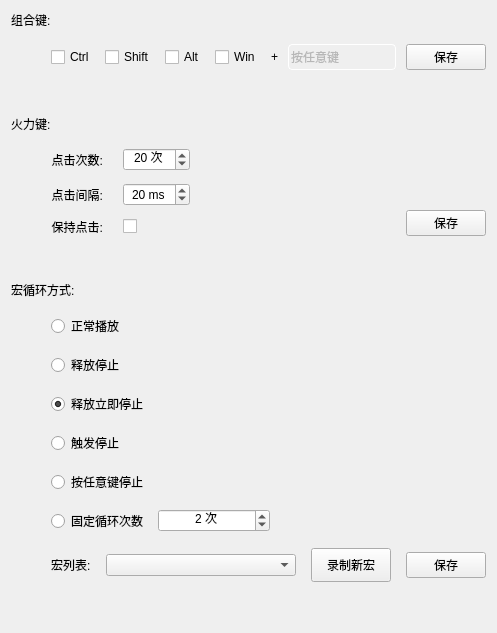
                    <widget class="QWidget" name="page03">
                     <layout class="QVBoxLayout" name="verticalLayout_31">
                      <property name="spacing">
                       <number>15</number>
                      </property>
                      <item>
                       <layout class="QVBoxLayout" name="verticalLayout_29">
                        <item>
                         <widget class="QLabel" name="label_50">
                          <property name="text">
                           <string>组合键:</string>
                          </property>
                         </widget>
                        </item>
                        <item>
                         <layout class="QHBoxLayout" name="horizontalLayout_40">
                          <property name="spacing">
                           <number>10</number>
                          </property>
                          <property name="leftMargin">
                           <number>40</number>
                          </property>
                          <item>
                           <widget class="QCheckBox" name="checkBox_Ctrl">
                            <property name="text">
                             <string>Ctrl</string>
                            </property>
                            <attribute name="buttonGroup">
                             <string notr="true">buttonGroupShortcut</string>
                            </attribute>
                           </widget>
                          </item>
                          <item>
                           <widget class="QCheckBox" name="checkBox_Shift">
                            <property name="text">
                             <string>Shift</string>
                            </property>
                            <attribute name="buttonGroup">
                             <string notr="true">buttonGroupShortcut</string>
                            </attribute>
                           </widget>
                          </item>
                          <item>
                           <widget class="QCheckBox" name="checkBox_Alt">
                            <property name="text">
                             <string>Alt</string>
                            </property>
                            <attribute name="buttonGroup">
                             <string notr="true">buttonGroupShortcut</string>
                            </attribute>
                           </widget>
                          </item>
                          <item>
                           <widget class="QCheckBox" name="checkBox_Win">
                            <property name="text">
                             <string>Win</string>
                            </property>
                            <attribute name="buttonGroup">
                             <string notr="true">buttonGroupShortcut</string>
                            </attribute>
                           </widget>
                          </item>
                          <item>
                           <widget class="QLabel" name="label_51">
                            <property name="text">
                             <string>+</string>
                            </property>
                           </widget>
                          </item>
                          <item>
                           <widget class="QLineEdit" name="lineEditShortcut">
                            <property name="styleSheet">
                             <string notr="true">QLineEdit{color:gray; background-color:transparent; border-radius:4px; border: 1px solid white; min-height:24px;}</string>
                            </property>
                            <property name="text">
                             <string/>
                            </property>
                            <property name="maxLength">
                             <number>20</number>
                            </property>
                            <property name="placeholderText">
                             <string>按任意键</string>
                            </property>
                           </widget>
                          </item>
                          <item>
                           <widget class="QPushButton" name="pushButtonSetCombine">
                            <property name="cursor">
                             <cursorShape>PointingHandCursor</cursorShape>
                            </property>
                            <property name="text">
                             <string>保存</string>
                            </property>
                           </widget>
                          </item>
                         </layout>
                        </item>
                       </layout>
                      </item>
                      <item>
                       <spacer name="verticalSpacer_14">
                        <property name="orientation">
                         <enum>Qt::Orientation::Vertical</enum>
                        </property>
                        <property name="sizeType">
                         <enum>QSizePolicy::Policy::Fixed</enum>
                        </property>
                        <property name="sizeHint" stdset="0">
                         <size>
                          <width>20</width>
                          <height>30</height>
                         </size>
                        </property>
                       </spacer>
                      </item>
                      <item>
                       <layout class="QVBoxLayout" name="verticalLayout_28">
                        <item>
                         <widget class="QLabel" name="label_52">
                          <property name="text">
                           <string>火力键:</string>
                          </property>
                         </widget>
                        </item>
                        <item>
                         <layout class="QHBoxLayout" name="horizontalLayout_44" stretch="0,1">
                          <property name="spacing">
                           <number>15</number>
                          </property>
                          <property name="leftMargin">
                           <number>40</number>
                          </property>
                          <property name="topMargin">
                           <number>0</number>
                          </property>
                          <property name="rightMargin">
                           <number>0</number>
                          </property>
                          <item>
                           <layout class="QGridLayout" name="gridLayout_10" rowstretch="0,0,0">
                            <property name="topMargin">
                             <number>0</number>
                            </property>
                            <property name="horizontalSpacing">
                             <number>20</number>
                            </property>
                            <property name="verticalSpacing">
                             <number>12</number>
                            </property>
                            <item row="2" column="0">
                             <widget class="QLabel" name="label_54">
                              <property name="text">
                               <string>保持点击:</string>
                              </property>
                              <property name="alignment">
                               <set>Qt::AlignmentFlag::AlignRight|Qt::AlignmentFlag::AlignTrailing|Qt::AlignmentFlag::AlignVCenter</set>
                              </property>
                             </widget>
                            </item>
                            <item row="2" column="1">
                             <widget class="ToggleButton" name="checkBoxKeepClick">
                              <property name="text">
                               <string/>
                              </property>
                             </widget>
                            </item>
                            <item row="1" column="0">
                             <widget class="QLabel" name="label_53">
                              <property name="text">
                               <string>点击间隔:</string>
                              </property>
                              <property name="alignment">
                               <set>Qt::AlignmentFlag::AlignRight|Qt::AlignmentFlag::AlignTrailing|Qt::AlignmentFlag::AlignVCenter</set>
                              </property>
                             </widget>
                            </item>
                            <item row="1" column="1">
                             <widget class="QSpinBox" name="spinBoxFireInterval">
                              <property name="maximumSize">
                               <size>
                                <width>112</width>
                                <height>16777215</height>
                               </size>
                              </property>
                              <property name="alignment">
                               <set>Qt::AlignmentFlag::AlignCenter</set>
                              </property>
                              <property name="suffix">
                               <string> ms</string>
                              </property>
                              <property name="minimum">
                               <number>1</number>
                              </property>
                              <property name="maximum">
                               <number>255</number>
                              </property>
                              <property name="singleStep">
                               <number>1</number>
                              </property>
                              <property name="value">
                               <number>20</number>
                              </property>
                             </widget>
                            </item>
                            <item row="0" column="1">
                             <widget class="QSpinBox" name="spinBoxFireCount">
                              <property name="maximumSize">
                               <size>
                                <width>112</width>
                                <height>16777215</height>
                               </size>
                              </property>
                              <property name="alignment">
                               <set>Qt::AlignmentFlag::AlignCenter</set>
                              </property>
                              <property name="suffix">
                               <string> 次</string>
                              </property>
                              <property name="minimum">
                               <number>1</number>
                              </property>
                              <property name="maximum">
                               <number>255</number>
                              </property>
                              <property name="singleStep">
                               <number>1</number>
                              </property>
                              <property name="value">
                               <number>20</number>
                              </property>
                             </widget>
                            </item>
                            <item row="0" column="0">
                             <widget class="QLabel" name="label_60">
                              <property name="text">
                               <string>点击次数:</string>
                              </property>
                              <property name="alignment">
                               <set>Qt::AlignmentFlag::AlignRight|Qt::AlignmentFlag::AlignTrailing|Qt::AlignmentFlag::AlignVCenter</set>
                              </property>
                             </widget>
                            </item>
                           </layout>
                          </item>
                          <item alignment="Qt::AlignmentFlag::AlignRight|Qt::AlignmentFlag::AlignBottom">
                           <widget class="QPushButton" name="pushButtonSetFireKey">
                            <property name="maximumSize">
                             <size>
                              <width>16777215</width>
                              <height>34</height>
                             </size>
                            </property>
                            <property name="cursor">
                             <cursorShape>PointingHandCursor</cursorShape>
                            </property>
                            <property name="text">
                             <string>保存</string>
                            </property>
                           </widget>
                          </item>
                         </layout>
                        </item>
                       </layout>
                      </item>
                      <item>
                       <spacer name="verticalSpacer_15">
                        <property name="orientation">
                         <enum>Qt::Orientation::Vertical</enum>
                        </property>
                        <property name="sizeType">
                         <enum>QSizePolicy::Policy::Fixed</enum>
                        </property>
                        <property name="sizeHint" stdset="0">
                         <size>
                          <width>20</width>
                          <height>30</height>
                         </size>
                        </property>
                       </spacer>
                      </item>
                      <item>
                       <layout class="QVBoxLayout" name="verticalLayout_30">
                        <item>
                         <widget class="QLabel" name="label_55">
                          <property name="text">
                           <string>宏循环方式:</string>
                          </property>
                         </widget>
                        </item>
                        <item>
                         <layout class="QVBoxLayout" name="verticalLayout_27">
                          <property name="leftMargin">
                           <number>40</number>
                          </property>
                          <item alignment="Qt::AlignmentFlag::AlignLeft">
                           <widget class="QRadioButton" name="radioButtonMLoop1">
                            <property name="cursor">
                             <cursorShape>PointingHandCursor</cursorShape>
                            </property>
                            <property name="text">
                             <string>正常播放</string>
                            </property>
                           </widget>
                          </item>
                          <item alignment="Qt::AlignmentFlag::AlignLeft">
                           <widget class="QRadioButton" name="radioButtonMLoop2">
                            <property name="cursor">
                             <cursorShape>PointingHandCursor</cursorShape>
                            </property>
                            <property name="text">
                             <string>释放停止</string>
                            </property>
                           </widget>
                          </item>
                          <item alignment="Qt::AlignmentFlag::AlignLeft">
                           <widget class="QRadioButton" name="radioButtonMLoop3">
                            <property name="cursor">
                             <cursorShape>PointingHandCursor</cursorShape>
                            </property>
                            <property name="text">
                             <string>释放立即停止</string>
                            </property>
                            <property name="checked">
                             <bool>true</bool>
                            </property>
                           </widget>
                          </item>
                          <item alignment="Qt::AlignmentFlag::AlignLeft">
                           <widget class="QRadioButton" name="radioButtonMLoop4">
                            <property name="cursor">
                             <cursorShape>PointingHandCursor</cursorShape>
                            </property>
                            <property name="text">
                             <string>触发停止</string>
                            </property>
                           </widget>
                          </item>
                          <item alignment="Qt::AlignmentFlag::AlignLeft">
                           <widget class="QRadioButton" name="radioButtonMLoop5">
                            <property name="cursor">
                             <cursorShape>PointingHandCursor</cursorShape>
                            </property>
                            <property name="text">
                             <string>按任意键停止</string>
                            </property>
                           </widget>
                          </item>
                          <item>
                           <layout class="QHBoxLayout" name="horizontalLayout_42" stretch="0,1,0">
                            <property name="spacing">
                             <number>10</number>
                            </property>
                            <property name="leftMargin">
                             <number>0</number>
                            </property>
                            <item>
                             <widget class="QRadioButton" name="radioButtonMLoop0">
                              <property name="cursor">
                               <cursorShape>PointingHandCursor</cursorShape>
                              </property>
                              <property name="text">
                               <string>固定循环次数</string>
                              </property>
                             </widget>
                            </item>
                            <item>
                             <widget class="QSpinBox" name="spinBoxMacroLoop">
                              <property name="maximumSize">
                               <size>
                                <width>112</width>
                                <height>16777215</height>
                               </size>
                              </property>
                              <property name="alignment">
                               <set>Qt::AlignmentFlag::AlignCenter</set>
                              </property>
                              <property name="suffix">
                               <string> 次</string>
                              </property>
                              <property name="minimum">
                               <number>1</number>
                              </property>
                              <property name="maximum">
                               <number>255</number>
                              </property>
                              <property name="singleStep">
                               <number>1</number>
                              </property>
                              <property name="value">
                               <number>2</number>
                              </property>
                             </widget>
                            </item>
                            <item>
                             <spacer name="horizontalSpacer_12">
                              <property name="orientation">
                               <enum>Qt::Orientation::Horizontal</enum>
                              </property>
                              <property name="sizeHint" stdset="0">
                               <size>
                                <width>40</width>
                                <height>20</height>
                               </size>
                              </property>
                             </spacer>
                            </item>
                           </layout>
                          </item>
                         </layout>
                        </item>
                       </layout>
                      </item>
                      <item>
                       <layout class="QHBoxLayout" name="horizontalLayout_43" stretch="0,1,0,0">
                        <property name="spacing">
                         <number>15</number>
                        </property>
                        <property name="leftMargin">
                         <number>40</number>
                        </property>
                        <item>
                         <widget class="QLabel" name="label_56">
                          <property name="text">
                           <string>宏列表:</string>
                          </property>
                         </widget>
                        </item>
                        <item>
                         <widget class="QComboBox" name="comboBoxMacro"/>
                        </item>
                        <item>
                         <widget class="QPushButton" name="pushButtonGotoMacro">
                          <property name="minimumSize">
                           <size>
                            <width>0</width>
                            <height>34</height>
                           </size>
                          </property>
                          <property name="cursor">
                           <cursorShape>PointingHandCursor</cursorShape>
                          </property>
                          <property name="text">
                           <string>录制新宏</string>
                          </property>
                         </widget>
                        </item>
                        <item>
                         <widget class="QPushButton" name="pushButtonSetMacro">
                          <property name="cursor">
                           <cursorShape>PointingHandCursor</cursorShape>
                          </property>
                          <property name="text">
                           <string>保存</string>
                          </property>
                         </widget>
                        </item>
                       </layout>
                      </item>
                      <item>
                       <spacer name="verticalSpacer_7">
                        <property name="orientation">
                         <enum>Qt::Orientation::Vertical</enum>
                        </property>
                        <property name="sizeHint" stdset="0">
                         <size>
                          <width>20</width>
                          <height>40</height>
                         </size>
                        </property>
                       </spacer>
                      </item>
                     </layout>
                    </widget>
